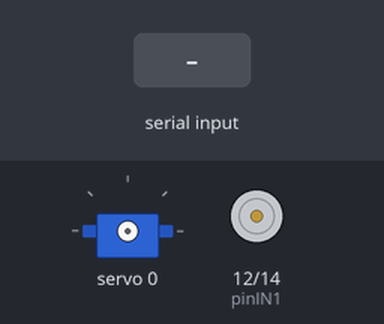
Recording of a sketch running on a simulated ESP32. Parts: servo, motor-driver pin pairs drawn as motors (green arrow = first pin HIGH = forward, orange = second pin HIGH = backward, longer = more drive, scaled by the enable pin). Inputs (shaded band) come from the test bench. What the sketch prints to the serial monitor is not drawn.

Above: at 1.2 s.
1.3 s: "M::45\n" received over Serial
2.8 s: "C:90\n" received over Serial
At 3.9 s:
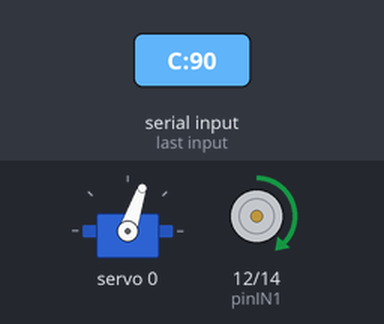
Timing chart, 0 to 5.8 s (numbered marks = the images above; inputs shaded):
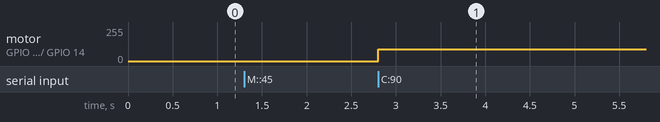

Measured:
- after the input at 2.8 s, motor on GPIO 12 (pinIN1) / GPIO 14 (pinIN2): stopped → forward 90/255 at once

The sketch:

1sdasda.ino
```cpp
#include <Wire.h>
#include <Adafruit_PWMServoDriver.h>

Adafruit_PWMServoDriver pwm = Adafruit_PWMServoDriver();

// --- PINES DE LA CINTA TRANSPORTADORA (L298N) ---
const int pinENA = 13;
const int pinIN1 = 12;
const int pinIN2 = 14;

// Configuración PWM del ESP32 (Nueva API v3.x)
const int frecuencia_Cinta = 5000;
const int resolucion_Cinta = 8; // Velocidad de 0 a 255

void setup() {
  Serial.begin(115200);

  // 1. Configurar I2C y Brazo
  Wire.begin(27, 26);
  pwm.begin();
  pwm.setPWMFreq(50);

  // 2. Configurar Cinta Transportadora
  pinMode(pinIN1, OUTPUT);
  pinMode(pinIN2, OUTPUT);

  // --- NUEVA FORMA DE INICIAR PWM EN ESP32 v3.x ---
  ledcAttach(pinENA, frecuencia_Cinta, resolucion_Cinta);

  // Detener cinta por seguridad al arrancar
  digitalWrite(pinIN1, LOW);
  digitalWrite(pinIN2, LOW);
  ledcWrite(pinENA, 0); // Ahora se usa el pin directamente

  Serial.println("========================================");
  Serial.println("Sistema Unificado: Brazo + Cinta Listo.");
  Serial.println("Compilado para ESP32 Core v3.x");
  Serial.println("========================================");
}

int anguloAPulsos(int angulo) {
  return map(angulo, 0, 180, 150, 600);
}

void loop() {
  if (Serial.available() > 0) {
    String comando = Serial.readStringUntil('\n');
    comando.trim();

    // COMANDOS DEL BRAZO (Ej. M:8:90)
    if (comando.startsWith("M:")) {
      int primerSeparador = comando.indexOf(':', 2);
      if (primerSeparador != -1) {
        int numServo = comando.substring(2, primerSeparador).toInt();
        int angulo = comando.substring(primerSeparador + 1).toInt();

        if (angulo < 0) angulo = 0;
        if (angulo > 180) angulo = 180;

        pwm.setPWM(numServo, 0, anguloAPulsos(angulo));
      }
    }
    // COMANDOS DE LA CINTA (Ej. C:200 o C:-150 o C:0)
    else if (comando.startsWith("C:")) {
      int velocidad = comando.substring(2).toInt();

      if (velocidad == 0) {
        digitalWrite(pinIN1, LOW);
        digitalWrite(pinIN2, LOW);
        ledcWrite(pinENA, 0); // Actualizado a pinENA
      }
      else if (velocidad > 0) { // Avanzar
        int v_limitada = min(velocidad, 255);
        digitalWrite(pinIN1, HIGH);
        digitalWrite(pinIN2, LOW);
        ledcWrite(pinENA, v_limitada); // Actualizado a pinENA
      }
      else { // Reversa
        int v_abs = min(abs(velocidad), 255);
        digitalWrite(pinIN1, LOW);
        digitalWrite(pinIN2, HIGH);
        ledcWrite(pinENA, v_abs); // Actualizado a pinENA
      }
    }
  }
}
```
